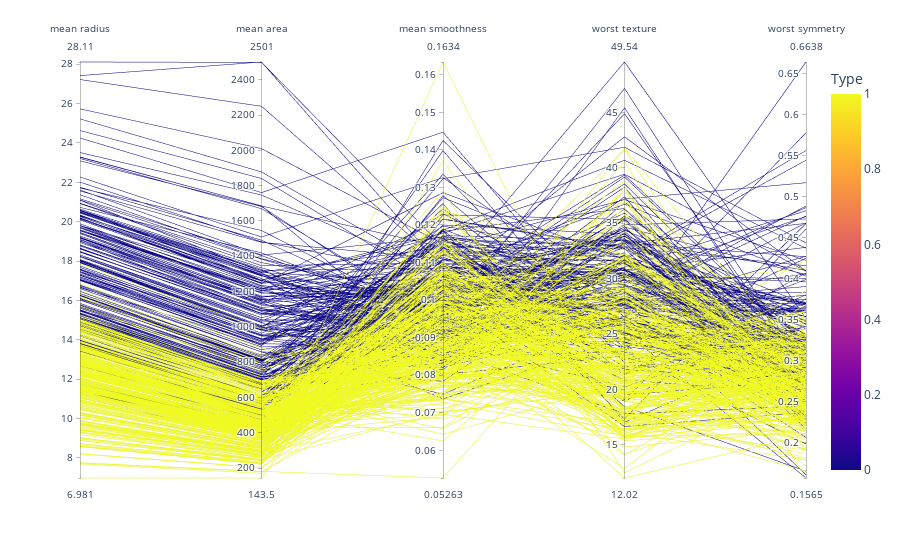

This figure's notebook cell:
### Markdown cell above
<font size='5'> Versione interattiva di prova dello stesso grafico su un numero ridotto di variabili 
</font>

### Code cell
fig = px.parallel_coordinates(dataset, color='Type', #labels={"mean radius": "meanRad"}, 
                              dimensions=['mean radius','mean area','mean smoothness','worst texture', 'worst symmetry'])
fig.show()

### Figure 1 — Plotly figure (JSON) as saved in the notebook; plotly's stock layout.template omitted (floating-point values rounded to 4 significant figures; data arrays with more than 128 entries replaced by an {"elided": "..."} marker saying what was removed)
{"data": [{"dimensions": [{"label": "mean radius", "values": {"elided": "569 float values"}}, {"label": "mean area", "values": {"elided": "569 float values"}}, {"label": "mean smoothness", "values": {"elided": "569 float values"}}, {"label": "worst texture", "values": {"elided": "569 float values"}}, {"label": "worst symmetry", "values": {"elided": "569 float values"}}], "domain": {"x": [0, 1], "y": [0, 1]}, "line": {"color": {"elided": "569 int values"}, "coloraxis": "coloraxis"}, "name": "", "type": "parcoords"}], "layout": {"coloraxis": {"colorbar": {"title": {"text": "Type"}}, "colorscale": [[0, "#0d0887"], [0.1111, "#46039f"], [0.2222, "#7201a8"], [0.3333, "#9c179e"], [0.4444, "#bd3786"], [0.5556, "#d8576b"], [0.6667, "#ed7953"], [0.7778, "#fb9f3a"], [0.8889, "#fdca26"], [1, "#f0f921"]]}, "legend": {"tracegroupgap": 0}, "margin": {"t": 60}}}
